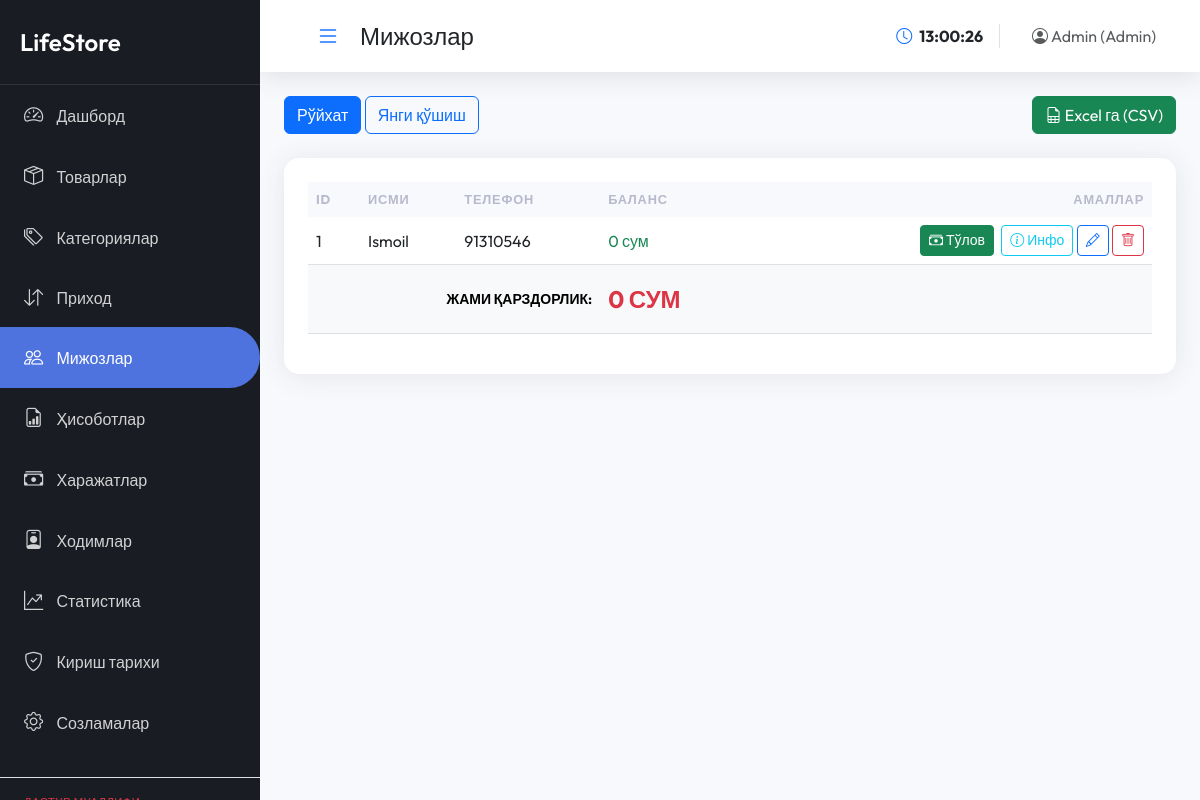
/admin/customers.php (signed in), run on an earlier commit of the app's database.
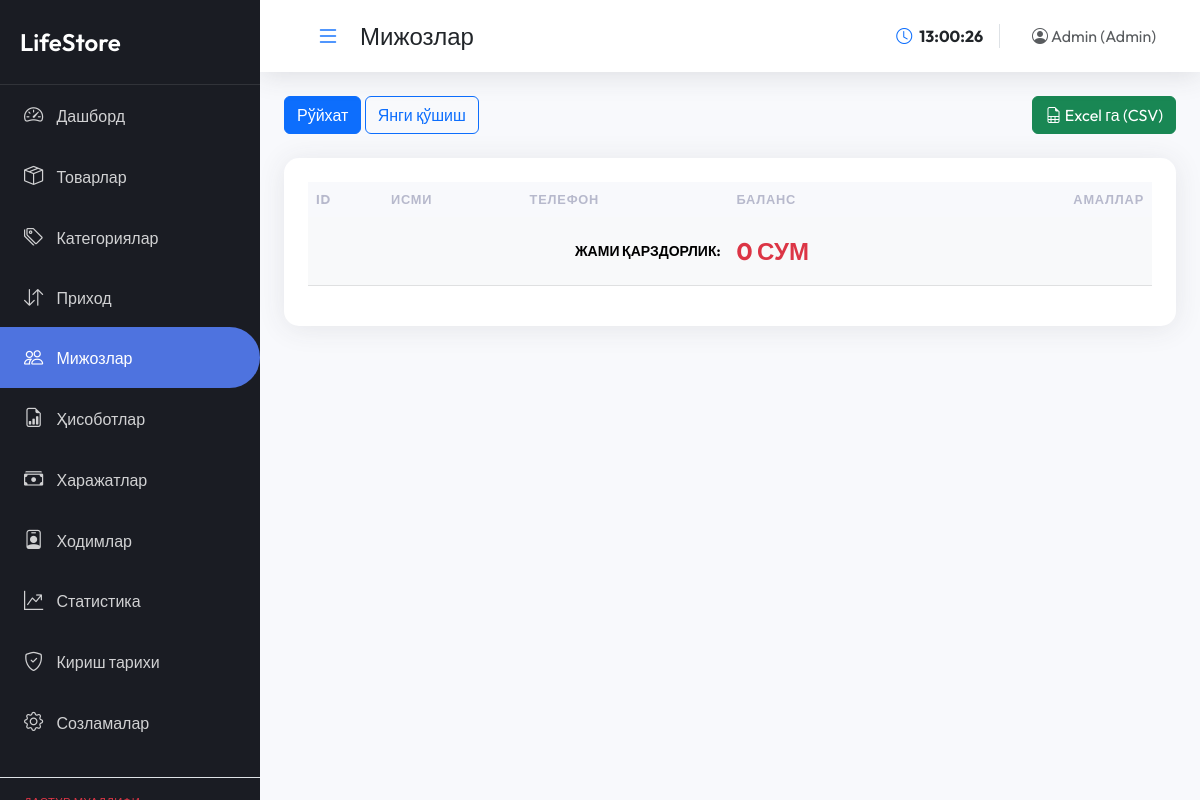
And on a later commit of the database.
### tables this page shows
CREATE TABLE `customers` (
  `id` int(11) NOT NULL,
  `name` varchar(255) NOT NULL,
  `phone` varchar(20) DEFAULT NULL,
  `balance` decimal(15,2) DEFAULT '0.00',
  `created_at` timestamp NULL DEFAULT CURRENT_TIMESTAMP
);

### config.php (called while the page is built, shortened)
<?php
function formatMoney($amount) {
    return number_format($amount, 0, '.', ' ') . " сум";
}
?>

### admin/customers.php (the view, shortened to what this page needs)
<?php
require_once 'layout.php';
$action = isset($_GET['action']) ? $_GET['action'] : 'list';
?>
<div class="d-flex justify-content-between align-items-center mb-4">
    <div>
        <a href="?action=list" class="btn btn-outline-primary <?php echo $action === 'list' ? 'active' : ''; ?>">Рўйхат</a>
        <a href="?action=add" class="btn btn-outline-primary <?php echo $action === 'add' ? 'active' : ''; ?>">Янги қўшиш</a>
    </div>
    <div>
        <a href="?export=1" class="btn btn-success"><i class="bi bi-file-earmark-spreadsheet"></i> Excel га (CSV)</a>
    </div>
</div>
<?php if($action === 'list'): ?>
    <div class="card p-4">
        <div class="table-responsive">
            <table class="table align-middle">
                <thead>
                    <tr>
                        <th>ID</th>
                        <th>Исми</th>
                        <th>Телефон</th>
                        <th>Баланс</th>
                        <th class="text-end">Амаллар</th>
                    </tr>
                </thead>
                <tbody>
                    <?php
                    $total_balance = 0;
                    $customers = $conn->query("SELECT * FROM customers ORDER BY id DESC");
                    while($c = $customers->fetch_assoc()):
                        $total_balance += $c['balance'];
                    ?>
                    <tr>
                        <td><?php echo $c['id']; ?></td>
                        <td><?php echo $c['name']; ?></td>
                        <td><?php echo $c['phone']; ?></td>
                        <td class="<?php echo $c['balance'] < 0 ? 'negative-balance' : 'text-success'; ?>">
                            <?php echo formatMoney($c['balance']); ?>
                        </td>
                        <td class="text-end">
                            <button class="btn btn-sm btn-success me-1" onclick="repayDebt(<?php echo $c['id']; ?>, '<?php echo $c['name']; ?>', <?php echo abs($c['balance']); ?>)">
                                <i class="bi bi-cash-stack"></i> Тўлов
                            </button>
                            <a href="?action=info&id=<?php echo $c['id']; ?>" class="btn btn-sm btn-outline-info" title="Инфо"><i class="bi bi-info-circle"></i> Инфо</a>
                            <a href="?action=edit&id=<?php echo $c['id']; ?>" class="btn btn-sm btn-outline-primary"><i class="bi bi-pencil"></i></a>
                            <a href="?delete=<?php echo $c['id']; ?>" class="btn btn-sm btn-outline-danger" onclick="return confirm('Ўчирмоқчимисиз?')"><i class="bi bi-trash"></i></a>
                        </td>
                    </tr>
                    <?php endwhile; ?>
                </tbody>
                <tfoot class="table-light fw-bold text-uppercase small">
                    <tr>
                        <td colspan="3" class="text-end py-3">Жами қарздорлик:</td>
                        <td class="text-danger py-3 fs-4"><?php echo formatMoney($total_balance); ?></td>
                        <td></td>
                    </tr>
                </tfoot>
            </table>
        </div>
    </div>
<?php endif; ?>

What changed in the data, as far as the page shows it:
removed customers: id "1", name "Ismoil", phone "91310546", balance "0 сум"
